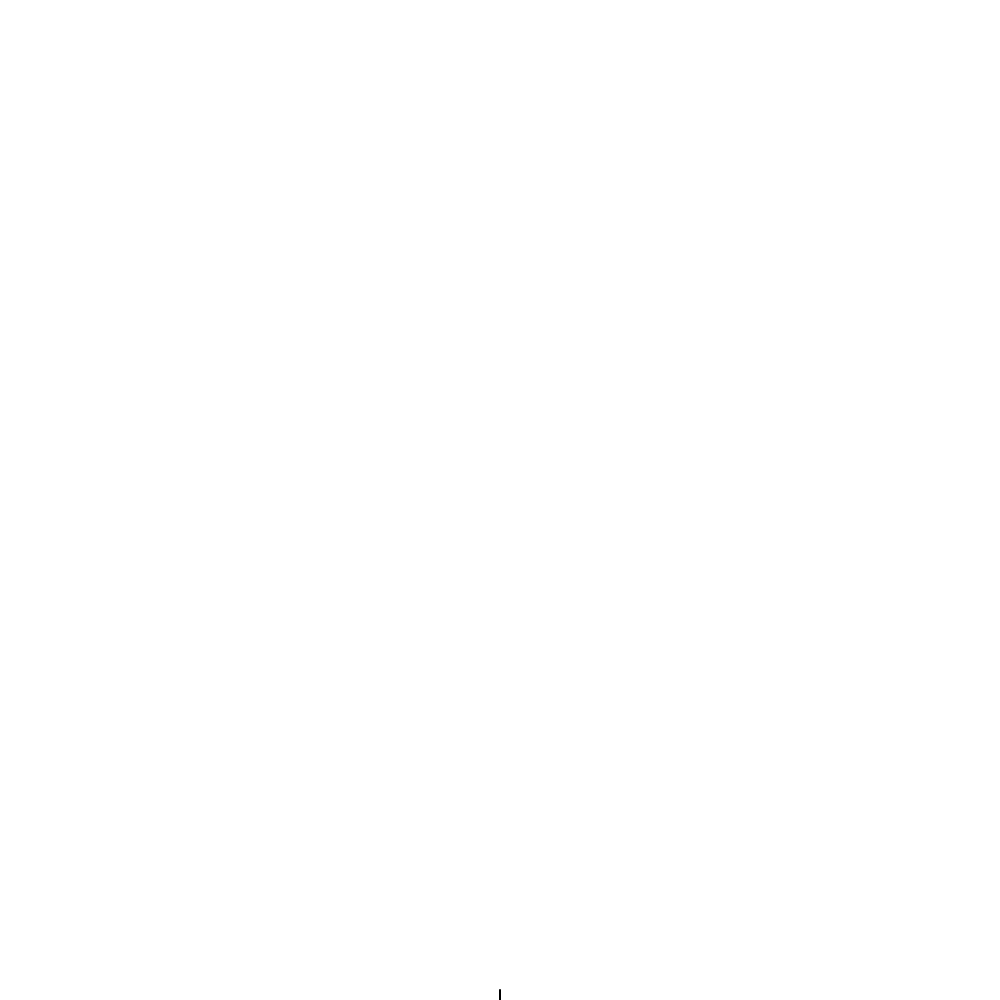
Frame 1 (no input)
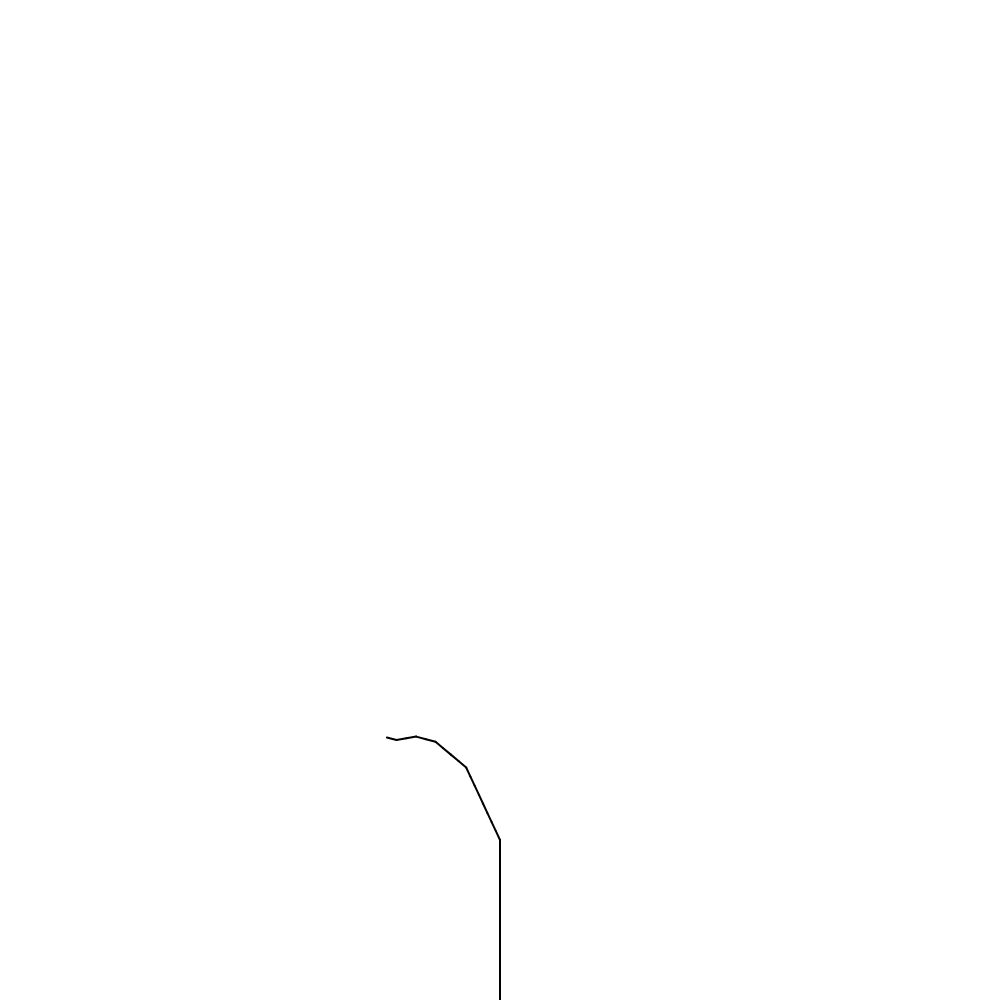
Frame 60 (no input)
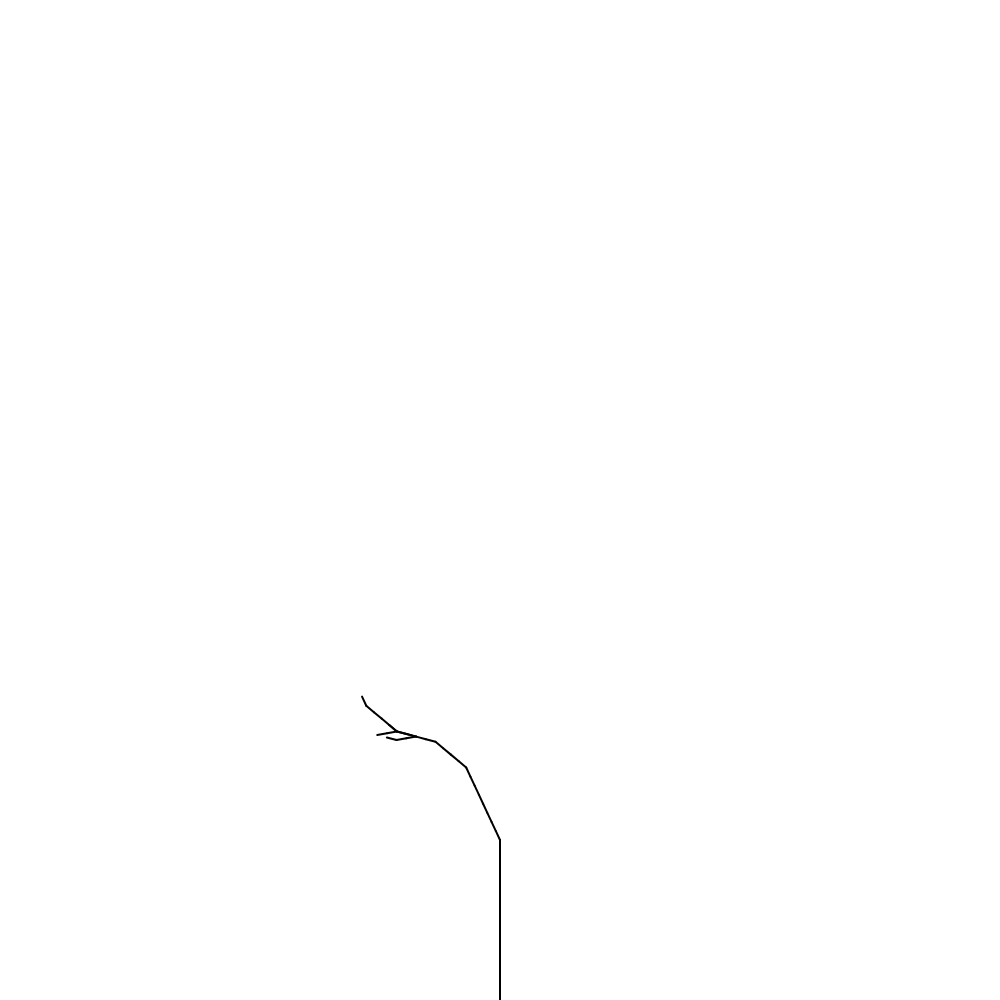
Frame 120 (the mouse pressed at the canvas centre since frame 60)

The p5.js sketch that drew these frames (run headless with seeded random() and noise() and a simulated clock; from frame 60 on, the mouse is pressed at the canvas centre):

// p5.js sketch
// ── sketch.js
// wispy fern

let s = 'X'; // the string we will manipulate
let x, y, th; // xy coordinates and angle of travel
let brown, green; // colors to lerp between
let t = 0;

function setup() {
    // set some drawing parameters
    createCanvas(1000, 1000);
    background("white");
    stroke("black");
    strokeWeight(2);
    angleMode(DEGREES);
    // use the grammar to generate a string
    console.log('generating...');
    for (let iter = 0; iter < 5; iter++) {
        let next = '';
        for (let i = 0; i < s.length; i++) {
            let c = s.charAt(i);
            if (c === 'X') {
                next += 'F+[[X]-X]-F[-FX]+X';
            } else if (c === 'F') {
                next += 'FF';
            } else {
                next += c;
            }
        }
        s = next;
        console.log(s);
    }
    // start at the bottom middle
    x = width / 2;
    y = height;
    // start pointing up
    th = 90;

    brown = color("brown");

}

let i = 0; // string index
let stack = []; // to store configs when encountering brackets
const dl = 10; // forward draw distance (pixels)
const dth = 25; // rotation angle (degrees)

function draw() {
    let c = s.charAt(i);
    if (c === 'F') {
        // draw forward
        let xp = x + dl * cos(th);
        let yp = y - dl * sin(th);
        line(x, y, xp, yp);
        x = xp;
        y = yp;
    } else if (c === '-') {
        // rotate left
        th -= dth;
    } else if (c === '+') {
        // rotate right
        th += dth;
    } else if (c === '[') {
        // save current config
        stack.push([x, y, th]);
    } else if (c === ']') {
        // get last saved config
        [x, y, th] = stack.pop();
    }

    i++;
    if (i == s.length) {
        i = 0;
        // clear the screen and reset coords
        background("black");
        console.log('reseting...');
        x = width / 2;
        y = height;
        th = 90;
    }
}
